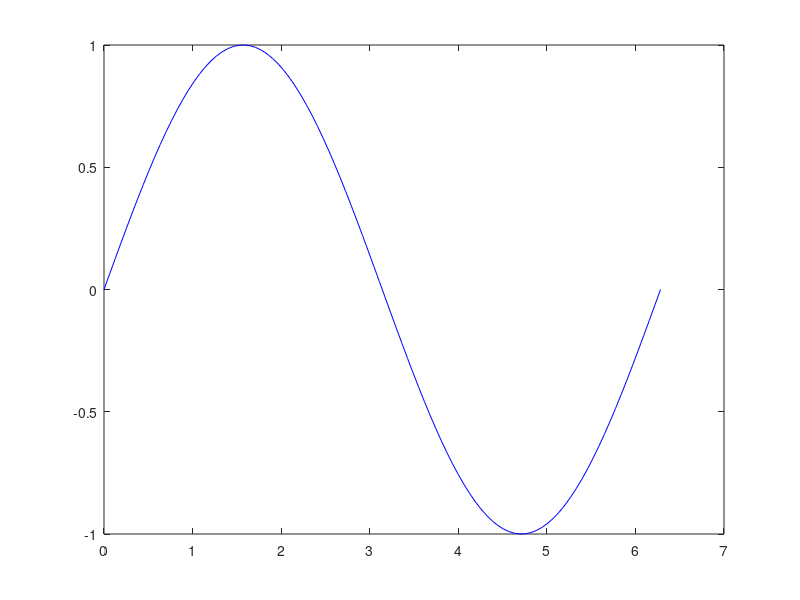
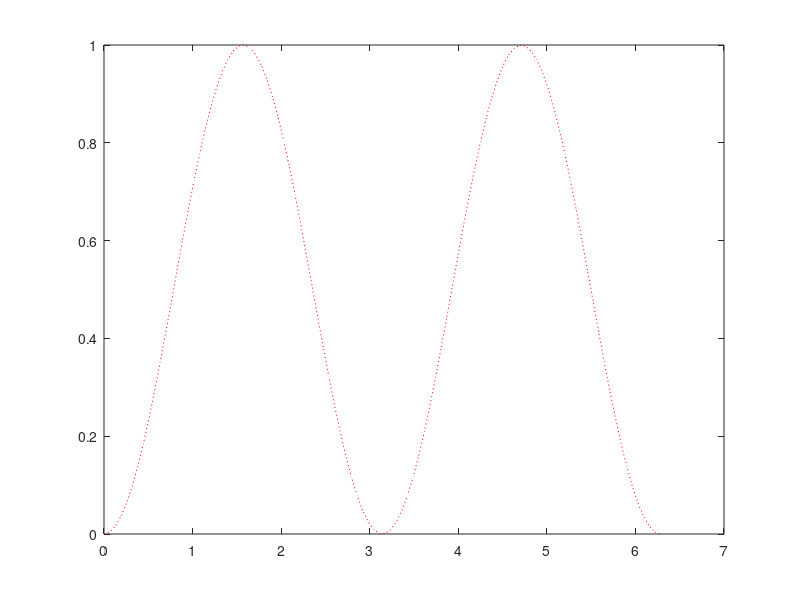
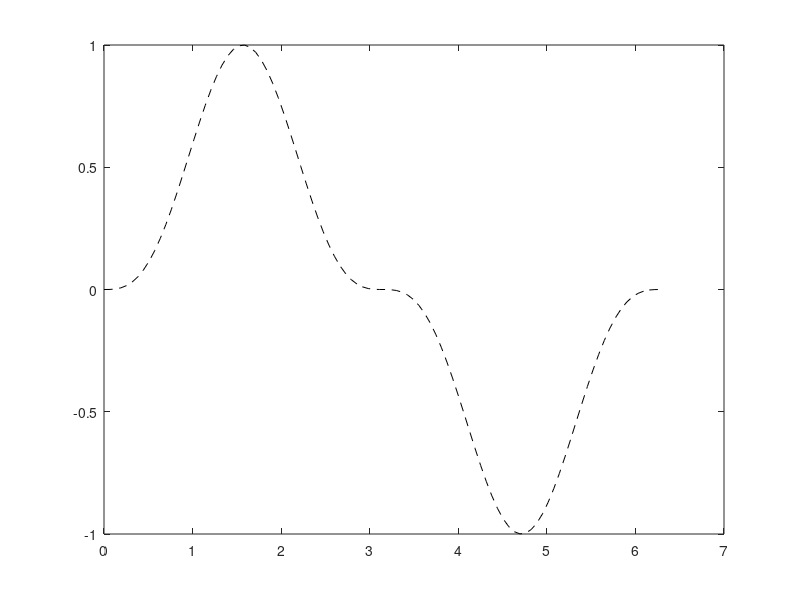

The MATLAB script that drew these images, in order:
%x=input("Podaj x z przedzialu 0 - 2pi");
 x=linspace(0,2*pi);
    wykres=sin(x);
    figure(1)
    plot(x,wykres,'-b');
    
    wykres1=sin(x).^2;
    figure(2)
    plot(x,wykres1,':r')
    
    wykres2=sin(x).^3;
    figure(3)
    plot(x,wykres2,'--k');
    
    